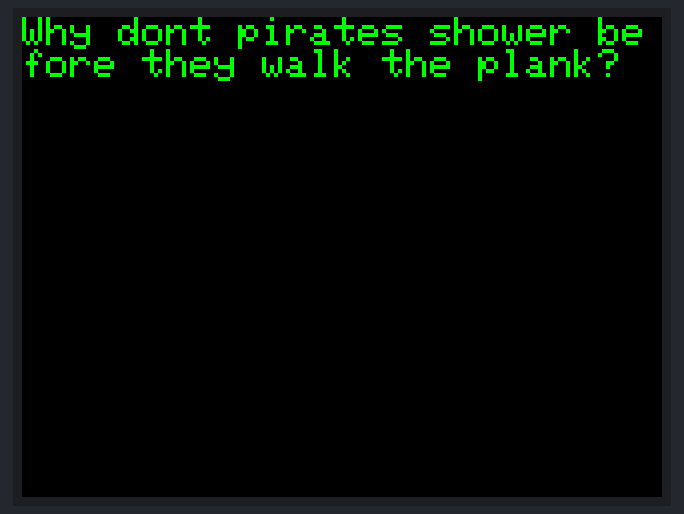
A sketch run on a simulated Arduino Uno, built with avr-gcc and run on an emulated ATmega328P. Shown: 320×240 colour display.

Above: at 0.3 s.
At 5.4 s:
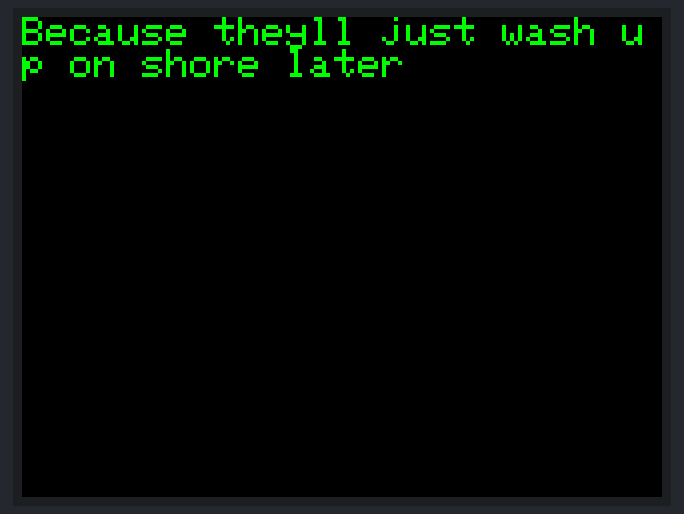

The sketch:

stripped_tft.ino
```cpp
//Stripped Back tft for tensy

#include "SPI.h"
#include "Adafruit_GFX.h"
#include "Adafruit_ILI9341.h"

// For the Adafruit shield, these are the default.
#define TFT_DC 14
#define TFT_CS 15
#define TFT_RST 16
#define TFT_MOSI 11
#define TFT_MISO 12
#define TFT_CLK 13

// Use hardware SPI (on Uno, #13, #12, #11) and the above for CS/DC
//Adafruit_ILI9341 tft = Adafruit_ILI9341(TFT_CS, TFT_DC);
// If using the breakout, change pins as desired
Adafruit_ILI9341 tft = Adafruit_ILI9341(TFT_CS, TFT_DC, TFT_MOSI, TFT_CLK, TFT_RST, TFT_MISO);

void setup() {


  tft.begin();
    tft.fillScreen(ILI9341_BLACK);


}


void loop() {

    tft.setRotation(3);

  tft.setCursor(0, 0);
      tft.setTextColor(ILI9341_GREEN);
  tft.setTextSize(2);
   tft.println("Why dont pirates shower before they walk the plank?");
    delay(5000);

     tft.fillScreen(ILI9341_BLACK);
      tft.setCursor(0, 0);

     tft.println("Because theyll just wash up on shore later");

         delay(5000);
      tft.fillScreen(ILI9341_BLACK);
  }
```

Measured:
- what the display in image 1 shows lasts 5.0 s, from 5.3 s to 10.3 s
